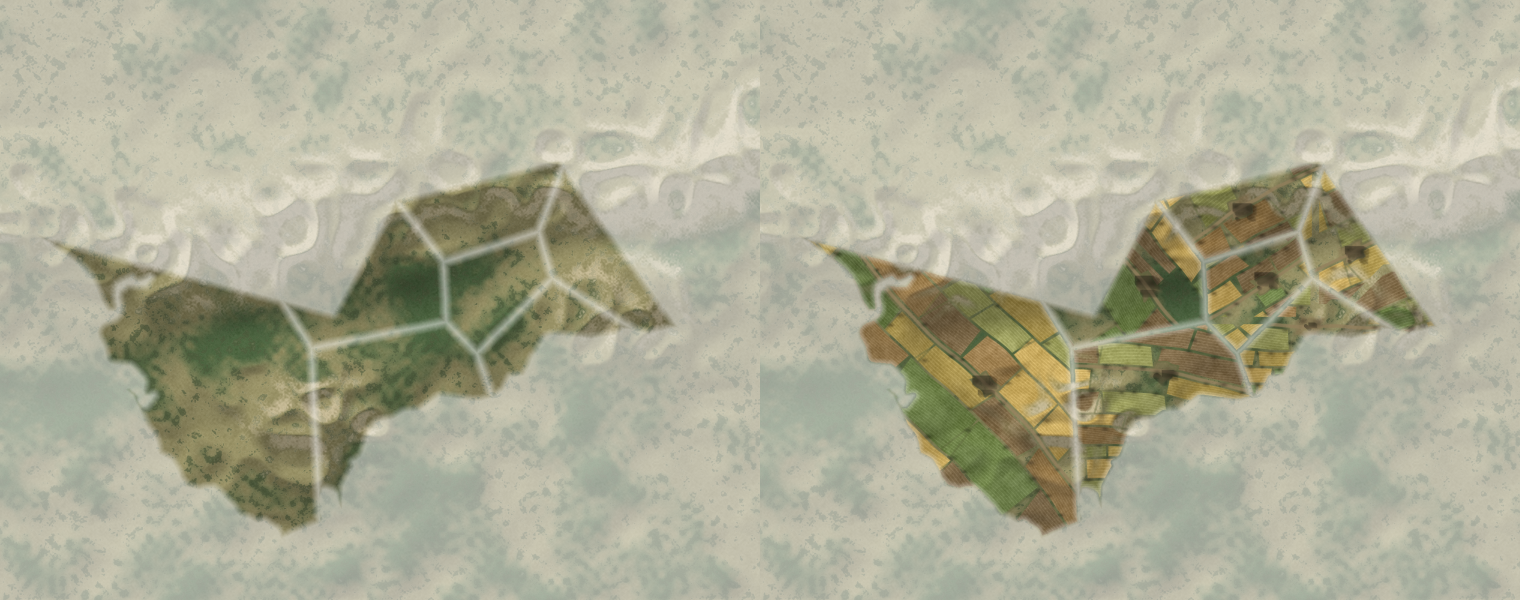
#> input picture dist/maps/mediterranean/andalusia-ground.png, 3040 x 1200 px (shown at 1/2 size)
$ python build-ground-samples.py
#> lines starting #> are read from the running program, lines starting #| are printed output that depends on the picture
"""Extract repeatable ground detail from the natural half of the Andalusian painting.

Each channel carries the painted value variation of one surface at the same
texel density as the original. The renderer supplies each region's soil color.
"""
from pathlib import Path

import numpy as np
from PIL import Image

root = Path(__file__).resolve().parents[1] / "dist"
source = np.asarray(Image.open(root / "maps/mediterranean/andalusia-ground.png").convert("RGB"), dtype="f")
natural = source[:, :source.shape[1]//2]
luma = natural @ np.array([.30, .56, .14], dtype="f")
size = 512
y, x = np.indices((size, size))
# Overlap four windows on a torus. Their weights sum to one, including across the seam.
wx, wy = np.sin(np.pi*(x+.5)/size)**2, np.sin(np.pi*(y+.5)/size)**2
def sample(windows):
    result = np.zeros((size, size), dtype="f")
    for k, (left, top) in enumerate(windows):
        ox, oy = k % 2, k // 2
        patch = luma[top:top+size, left:left+size]
        low, high = np.percentile(patch, [3, 97])
        values = np.clip((patch-low)/(high-low), -.12, 1.12)
        weight = (1-wx if ox else wx)*(1-wy if oy else wy)
        result += values[(y+oy*(size//2))%size,(x+ox*(size//2))%size]*weight
#> this loop made 4 passes
#> (low, high) on passes 1 to 4: (86.62, 163.4), (86.1, 170.2), (87.22, 167.7), (85.22, 176.4)
    return result

# The inland grassland, valley scrub and exposed limestone have distinct mark sizes.
meadow = sample([(20,0),(400,0),(845,0),(990,0)])
scrub = sample([(5,665),(360,646),(700,648),(985,637)])
#> the loop in sample (call 2), `for k, (left, top) in enumerate(windows):` made 4 passes
#> (low, high) on passes 1 to 4: (76.04, 139.1), (73.66, 149.5), (72.18, 135), (76.75, 136)
#> after the loop in sample (call 2), `for k, (left, top) in enumerate(windows):`:
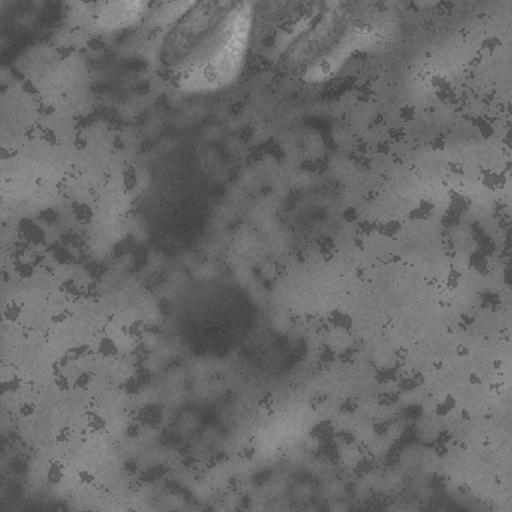
#> patch: shape (512, 512) float32; min 59.98, max 180.7, mean 107.5
#> after the loop in sample (call 2), `for k, (left, top) in enumerate(windows):`:
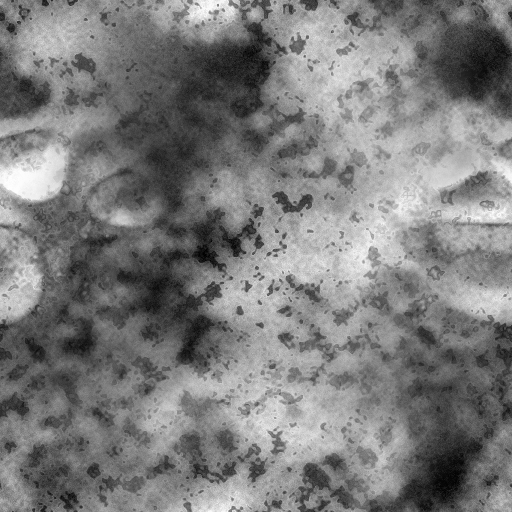
#> result: shape (512, 512) float32; min -0.106, max 1.12, mean 0.491; drawn with min black and max white
stone = sample([(80,252),(405,209),(726,168),(980,290)])
#> the loop in sample (call 3), `for k, (left, top) in enumerate(windows):` made 4 passes
#> (low, high) on passes 1 to 4: (79.6, 168.9), (71.38, 170.5), (71.88, 162.8), (79.3, 172)
#> pass 1, in sample (call 3), `patch = luma[top:top+size, left:left+size]`:
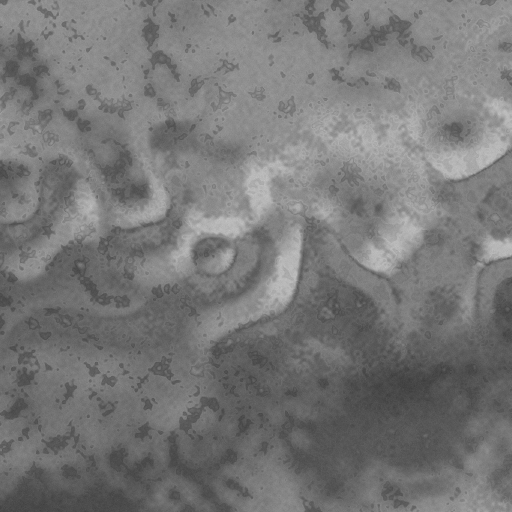
#> patch: shape (512, 512) float32; min 61.34, max 194.6, mean 119.7
#> pass 1, in sample (call 3), `values = np.clip((patch-low)/(high-low), -.12, 1.12)`:
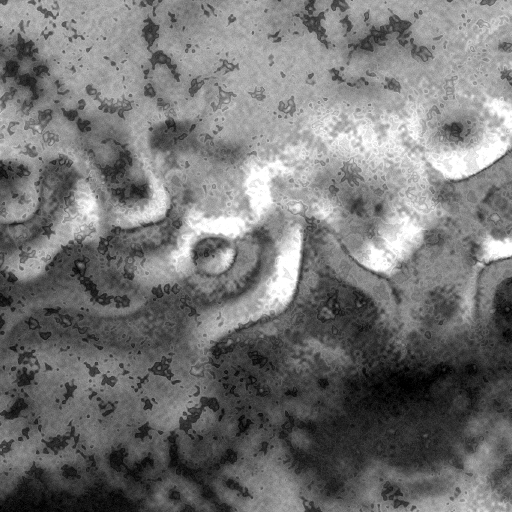
#> values: shape (512, 512) float32; min -0.12, max 1.12, mean 0.448; drawn with min black and max white
#> after the loop in sample (call 3), `for k, (left, top) in enumerate(windows):`:
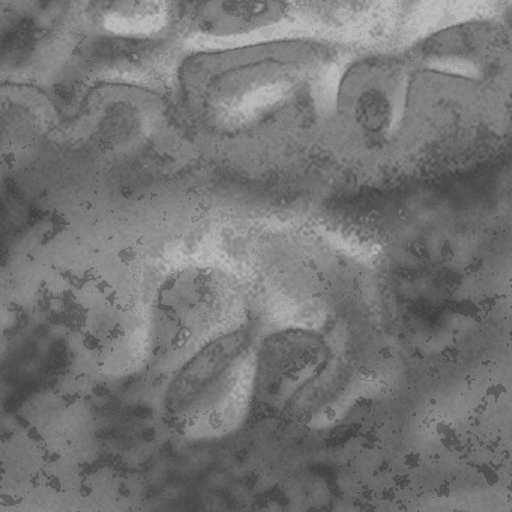
#> patch: shape (512, 512) float32; min 59.2, max 194.6, mean 117.3
#> after the loop in sample (call 3), `for k, (left, top) in enumerate(windows):`:
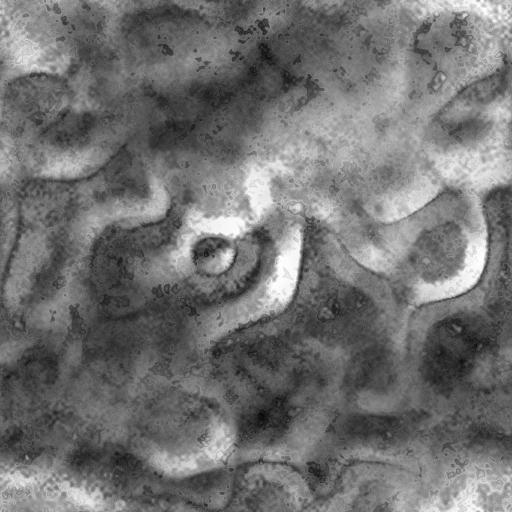
#> result: shape (512, 512) float32; min -0.0294, max 1.11, mean 0.481; drawn with min black and max white
data = np.uint8(np.clip(np.stack([meadow,scrub,stone],axis=-1)*255,0,255))
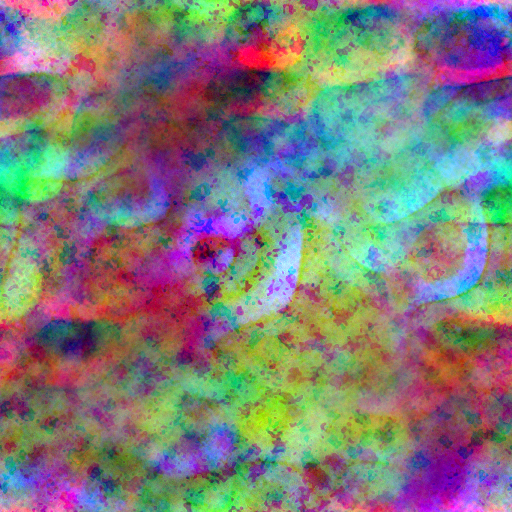
#> data: shape (512, 512, 3); mean of channels 0, 1, 2 126.9, 124.5, 121.9; drawn as R, G, B
Image.fromarray(data).save(root / "terrain-andalusia-materials.png")
